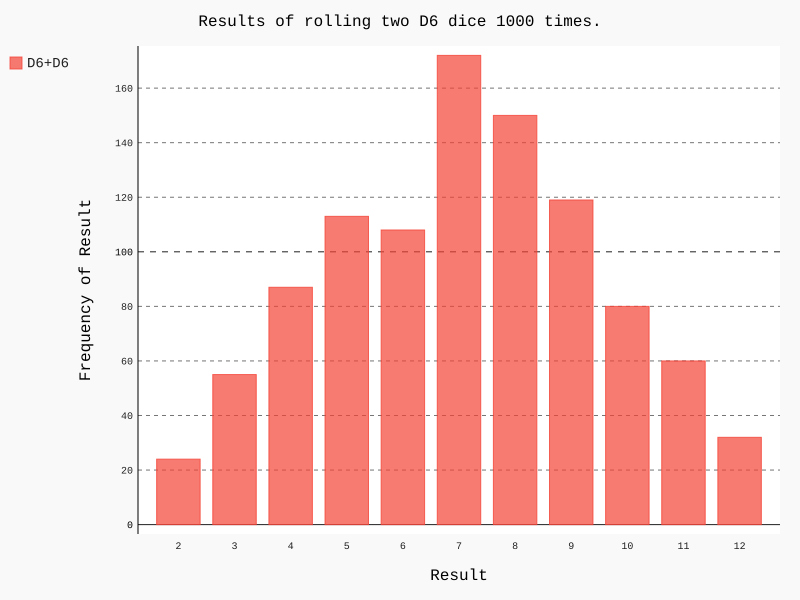

Generate this figure with Python:
from die import Die

import  pygal

#创建两个D6
die_1 = Die()
die_2 = Die()

#掷骰子，结果存储列表
results = []
for roll_num in range(1000):
    result = die_1.roll() + die_2.roll()
    results.append(result)
print(results)

#分析结果
frequencies = []
max_result = die_1.num_sides + die_2.num_sides
for value in range(2,max_result+1):
    frequence = results.count(value)
    frequencies.append(frequence)
print(frequencies)

#结果可视化
hist = pygal.Bar()

hist.title = "Results of rolling two D6 dice 1000 times."
hist.x_labels = ['2','3','4','5','6','7','8','9','10','11','12']
hist.x_title = "Result"
hist.y_title = "Frequency of Result"

hist.add('D6+D6',frequencies)
hist.render_to_file('dice_visual.svg')
